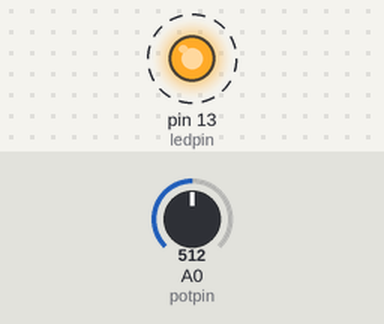
Simulated run of this sketch. Board: Arduino Uno, built with avr-gcc and run on an emulated ATmega328P. Shown: output pins drawn as LEDs (lit = HIGH). Dashed ring = blinking. The test bench sets the inputs (shaded band); at power-on: A0 (potpin) = 512. What the sketch prints to the serial monitor is not drawn.

Above: at 0.02 s.
Timing chart, 0 to 3.0 s (numbered marks = the images above):
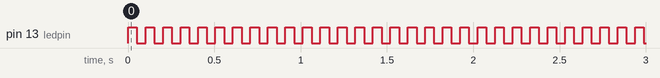

Measured:
- by itself, pin 13 (ledpin): alternates HIGH for 0.05 s and LOW for 0.05 s

The sketch:

Project15.ino
```cpp
int potpin=0;
int ledpin=13;
float val=0;
float real;
void setup() {
  Serial.begin(9600);
  pinMode(ledpin,OUTPUT);
}

void loop() {
  digitalWrite(ledpin,HIGH);// turn on the LED on pin 13
delay(50);// wait for 0.05 second
digitalWrite(ledpin,LOW);// turn off the LED on pin 13
delay(50);// wait for 0.05 second
val=analogRead(potpin);// read the analog value of analog pin 0, and assign it to val
Serial.println(val);// display val’s value
real=(val*5/1023);
Serial.println("\t");
Serial.print(real, 4);
Serial.println(" V");
Serial.println("\t");
}
```
